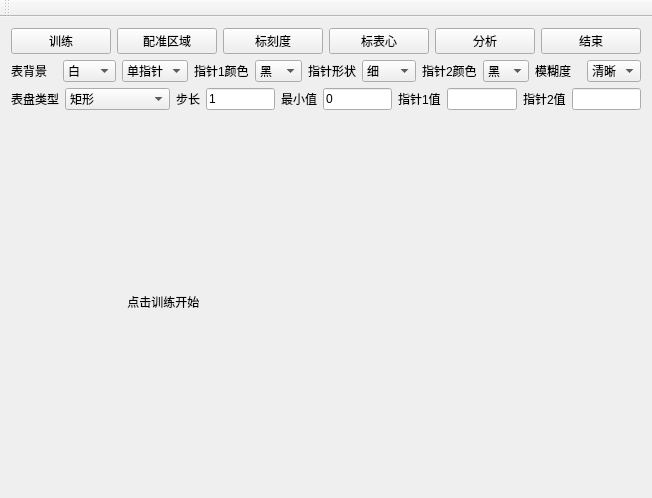
<?xml version="1.0" encoding="UTF-8"?>
<ui version="4.0">
 <class>testguiClass</class>
 <widget class="QMainWindow" name="testguiClass">
  <property name="geometry">
   <rect>
    <x>0</x>
    <y>0</y>
    <width>652</width>
    <height>498</height>
   </rect>
  </property>
  <property name="windowTitle">
   <string>testgui</string>
  </property>
  <widget class="QWidget" name="centralWidget">
   <property name="sizePolicy">
    <sizepolicy hsizetype="Expanding" vsizetype="Expanding">
     <horstretch>0</horstretch>
     <verstretch>0</verstretch>
    </sizepolicy>
   </property>
   <layout class="QVBoxLayout" name="verticalLayout">
    <item>
     <layout class="QGridLayout" name="gridLayout_3">
      <item row="0" column="4">
       <widget class="QPushButton" name="fenxi">
        <property name="sizePolicy">
         <sizepolicy hsizetype="Minimum" vsizetype="Fixed">
          <horstretch>0</horstretch>
          <verstretch>0</verstretch>
         </sizepolicy>
        </property>
        <property name="text">
         <string>分析</string>
        </property>
       </widget>
      </item>
      <item row="0" column="1">
       <widget class="QPushButton" name="Push_start">
        <property name="text">
         <string>配准区域</string>
        </property>
       </widget>
      </item>
      <item row="0" column="2">
       <widget class="QPushButton" name="Push_process">
        <property name="text">
         <string>标刻度</string>
        </property>
       </widget>
      </item>
      <item row="0" column="3">
       <widget class="QPushButton" name="biaoxin">
        <property name="text">
         <string>标表心</string>
        </property>
       </widget>
      </item>
      <item row="0" column="0">
       <widget class="QPushButton" name="xunlian">
        <property name="text">
         <string>训练</string>
        </property>
       </widget>
      </item>
      <item row="0" column="5">
       <widget class="QPushButton" name="end">
        <property name="text">
         <string>结束</string>
        </property>
       </widget>
      </item>
     </layout>
    </item>
    <item>
     <layout class="QGridLayout" name="gridLayout_2">
      <item row="0" column="0">
       <widget class="QLabel" name="label_5">
        <property name="text">
         <string>表背景</string>
        </property>
       </widget>
      </item>
      <item row="0" column="1">
       <widget class="QComboBox" name="beijing">
        <item>
         <property name="text">
          <string>白</string>
         </property>
        </item>
        <item>
         <property name="text">
          <string>非白</string>
         </property>
        </item>
       </widget>
      </item>
      <item row="0" column="2">
       <widget class="QComboBox" name="zhizhenshu">
        <item>
         <property name="text">
          <string>单指针</string>
         </property>
        </item>
        <item>
         <property name="text">
          <string>双指针</string>
         </property>
        </item>
       </widget>
      </item>
      <item row="0" column="3">
       <widget class="QLabel" name="label_3">
        <property name="text">
         <string>指针1颜色</string>
        </property>
       </widget>
      </item>
      <item row="0" column="4">
       <widget class="QComboBox" name="color1">
        <item>
         <property name="text">
          <string>黑</string>
         </property>
        </item>
        <item>
         <property name="text">
          <string>白</string>
         </property>
        </item>
        <item>
         <property name="text">
          <string>红</string>
         </property>
        </item>
        <item>
         <property name="text">
          <string>黄</string>
         </property>
        </item>
       </widget>
      </item>
      <item row="0" column="5">
       <widget class="QLabel" name="label_6">
        <property name="text">
         <string>指针形状</string>
        </property>
       </widget>
      </item>
      <item row="0" column="6">
       <widget class="QComboBox" name="xingzhuang">
        <item>
         <property name="text">
          <string>细</string>
         </property>
        </item>
        <item>
         <property name="text">
          <string>正常</string>
         </property>
        </item>
       </widget>
      </item>
      <item row="0" column="7">
       <widget class="QLabel" name="label_4">
        <property name="text">
         <string>指针2颜色</string>
        </property>
       </widget>
      </item>
      <item row="0" column="8">
       <widget class="QComboBox" name="color2">
        <item>
         <property name="text">
          <string>黑</string>
         </property>
        </item>
        <item>
         <property name="text">
          <string>白</string>
         </property>
        </item>
        <item>
         <property name="text">
          <string>红</string>
         </property>
        </item>
        <item>
         <property name="text">
          <string>黄</string>
         </property>
        </item>
       </widget>
      </item>
      <item row="0" column="9">
       <widget class="QLabel" name="label_8">
        <property name="text">
         <string>模糊度</string>
        </property>
       </widget>
      </item>
      <item row="0" column="10">
       <widget class="QComboBox" name="qufendu">
        <item>
         <property name="text">
          <string>清晰</string>
         </property>
        </item>
        <item>
         <property name="text">
          <string>模糊</string>
         </property>
        </item>
        <item>
         <property name="text">
          <string>其它</string>
         </property>
        </item>
       </widget>
      </item>
     </layout>
    </item>
    <item>
     <layout class="QGridLayout" name="gridLayout">
      <item row="0" column="8">
       <widget class="QLabel" name="label_10">
        <property name="text">
         <string>指针2值</string>
        </property>
       </widget>
      </item>
      <item row="0" column="1">
       <widget class="QComboBox" name="leixing">
        <item>
         <property name="text">
          <string>矩形</string>
         </property>
        </item>
        <item>
         <property name="text">
          <string>圆形</string>
         </property>
        </item>
        <item>
         <property name="text">
          <string>圆环</string>
         </property>
        </item>
        <item>
         <property name="text">
          <string>圆环+矩形</string>
         </property>
        </item>
        <item>
         <property name="text">
          <string>圆形+矩形</string>
         </property>
        </item>
        <item>
         <property name="text">
          <string>圆形+2个矩形</string>
         </property>
        </item>
        <item>
         <property name="text">
          <string>圆形+3个矩形</string>
         </property>
        </item>
        <item>
         <property name="text">
          <string>其它</string>
         </property>
        </item>
       </widget>
      </item>
      <item row="0" column="5">
       <widget class="QLineEdit" name="zuixiaozhi">
        <property name="sizePolicy">
         <sizepolicy hsizetype="Expanding" vsizetype="Fixed">
          <horstretch>0</horstretch>
          <verstretch>0</verstretch>
         </sizepolicy>
        </property>
        <property name="text">
         <string>0</string>
        </property>
       </widget>
      </item>
      <item row="0" column="4">
       <widget class="QLabel" name="label_2">
        <property name="text">
         <string>最小值</string>
        </property>
        <property name="buddy">
         <cstring>zuixiaozhi</cstring>
        </property>
       </widget>
      </item>
      <item row="0" column="7">
       <widget class="QLineEdit" name="result"/>
      </item>
      <item row="0" column="3">
       <widget class="QLineEdit" name="buchang">
        <property name="toolTip">
         <string>&lt;html&gt;&lt;head/&gt;&lt;body&gt;&lt;p&gt;&lt;br/&gt;&lt;/p&gt;&lt;/body&gt;&lt;/html&gt;</string>
        </property>
        <property name="text">
         <string>1</string>
        </property>
       </widget>
      </item>
      <item row="0" column="6">
       <widget class="QLabel" name="label_9">
        <property name="text">
         <string>指针1值</string>
        </property>
       </widget>
      </item>
      <item row="0" column="2">
       <widget class="QLabel" name="label">
        <property name="text">
         <string>步长</string>
        </property>
        <property name="buddy">
         <cstring>buchang</cstring>
        </property>
       </widget>
      </item>
      <item row="0" column="0">
       <widget class="QLabel" name="label_7">
        <property name="text">
         <string>表盘类型</string>
        </property>
       </widget>
      </item>
      <item row="0" column="9">
       <widget class="QLineEdit" name="result2"/>
      </item>
     </layout>
    </item>
    <item>
     <widget class="QLabel" name="pic_1">
      <property name="sizePolicy">
       <sizepolicy hsizetype="Expanding" vsizetype="Expanding">
        <horstretch>0</horstretch>
        <verstretch>0</verstretch>
       </sizepolicy>
      </property>
      <property name="minimumSize">
       <size>
        <width>291</width>
        <height>241</height>
       </size>
      </property>
      <property name="text">
       <string>                                   点击训练开始</string>
      </property>
      <property name="scaledContents">
       <bool>true</bool>
      </property>
     </widget>
    </item>
   </layout>
  </widget>
  <widget class="QMenuBar" name="menuBar">
   <property name="geometry">
    <rect>
     <x>0</x>
     <y>0</y>
     <width>652</width>
     <height>23</height>
    </rect>
   </property>
  </widget>
  <widget class="QToolBar" name="mainToolBar">
   <attribute name="toolBarArea">
    <enum>TopToolBarArea</enum>
   </attribute>
   <attribute name="toolBarBreak">
    <bool>false</bool>
   </attribute>
  </widget>
 </widget>
 <layoutdefault spacing="6" margin="11"/>
 <resources>
  <include location="testgui.qrc"/>
 </resources>
 <connections>
  <connection>
   <sender>biaoxin</sender>
   <signal>clicked()</signal>
   <receiver>testguiClass</receiver>
   <slot>flag3()</slot>
   <hints>
    <hint type="sourcelabel">
     <x>390</x>
     <y>67</y>
    </hint>
    <hint type="destinationlabel">
     <x>522</x>
     <y>202</y>
    </hint>
   </hints>
  </connection>
  <connection>
   <sender>Push_start</sender>
   <signal>clicked()</signal>
   <receiver>testguiClass</receiver>
   <slot>flag1()</slot>
   <hints>
    <hint type="sourcelabel">
     <x>197</x>
     <y>67</y>
    </hint>
    <hint type="destinationlabel">
     <x>327</x>
     <y>190</y>
    </hint>
   </hints>
  </connection>
  <connection>
   <sender>Push_process</sender>
   <signal>clicked()</signal>
   <receiver>testguiClass</receiver>
   <slot>flag2()</slot>
   <hints>
    <hint type="sourcelabel">
     <x>293</x>
     <y>67</y>
    </hint>
    <hint type="destinationlabel">
     <x>450</x>
     <y>191</y>
    </hint>
   </hints>
  </connection>
  <connection>
   <sender>zhizhenshu</sender>
   <signal>activated(int)</signal>
   <receiver>testguiClass</receiver>
   <slot>zhizhennum()</slot>
   <hints>
    <hint type="sourcelabel">
     <x>168</x>
     <y>95</y>
    </hint>
    <hint type="destinationlabel">
     <x>75</x>
     <y>142</y>
    </hint>
   </hints>
  </connection>
  <connection>
   <sender>zuixiaozhi</sender>
   <signal>editingFinished()</signal>
   <receiver>testguiClass</receiver>
   <slot>minnum()</slot>
   <hints>
    <hint type="sourcelabel">
     <x>389</x>
     <y>123</y>
    </hint>
    <hint type="destinationlabel">
     <x>359</x>
     <y>155</y>
    </hint>
   </hints>
  </connection>
  <connection>
   <sender>buchang</sender>
   <signal>editingFinished()</signal>
   <receiver>testguiClass</receiver>
   <slot>buchang()</slot>
   <hints>
    <hint type="sourcelabel">
     <x>269</x>
     <y>123</y>
    </hint>
    <hint type="destinationlabel">
     <x>213</x>
     <y>150</y>
    </hint>
   </hints>
  </connection>
  <connection>
   <sender>color1</sender>
   <signal>activated(int)</signal>
   <receiver>testguiClass</receiver>
   <slot>color1()</slot>
   <hints>
    <hint type="sourcelabel">
     <x>272</x>
     <y>95</y>
    </hint>
    <hint type="destinationlabel">
     <x>562</x>
     <y>70</y>
    </hint>
   </hints>
  </connection>
  <connection>
   <sender>color2</sender>
   <signal>activated(int)</signal>
   <receiver>testguiClass</receiver>
   <slot>color2()</slot>
   <hints>
    <hint type="sourcelabel">
     <x>486</x>
     <y>95</y>
    </hint>
    <hint type="destinationlabel">
     <x>518</x>
     <y>111</y>
    </hint>
   </hints>
  </connection>
  <connection>
   <sender>beijing</sender>
   <signal>activated(int)</signal>
   <receiver>testguiClass</receiver>
   <slot>withe()</slot>
   <hints>
    <hint type="sourcelabel">
     <x>100</x>
     <y>95</y>
    </hint>
    <hint type="destinationlabel">
     <x>90</x>
     <y>123</y>
    </hint>
   </hints>
  </connection>
  <connection>
   <sender>xingzhuang</sender>
   <signal>activated(int)</signal>
   <receiver>testguiClass</receiver>
   <slot>xingzhuang()</slot>
   <hints>
    <hint type="sourcelabel">
     <x>382</x>
     <y>95</y>
    </hint>
    <hint type="destinationlabel">
     <x>387</x>
     <y>120</y>
    </hint>
   </hints>
  </connection>
  <connection>
   <sender>leixing</sender>
   <signal>activated(int)</signal>
   <receiver>testguiClass</receiver>
   <slot>leixing()</slot>
   <hints>
    <hint type="sourcelabel">
     <x>161</x>
     <y>123</y>
    </hint>
    <hint type="destinationlabel">
     <x>597</x>
     <y>78</y>
    </hint>
   </hints>
  </connection>
  <connection>
   <sender>qufendu</sender>
   <signal>activated(int)</signal>
   <receiver>testguiClass</receiver>
   <slot>qufendu()</slot>
   <hints>
    <hint type="sourcelabel">
     <x>641</x>
     <y>95</y>
    </hint>
    <hint type="destinationlabel">
     <x>630</x>
     <y>135</y>
    </hint>
   </hints>
  </connection>
  <connection>
   <sender>fenxi</sender>
   <signal>clicked()</signal>
   <receiver>testguiClass</receiver>
   <slot>fenxi()</slot>
   <hints>
    <hint type="sourcelabel">
     <x>487</x>
     <y>67</y>
    </hint>
    <hint type="destinationlabel">
     <x>184</x>
     <y>84</y>
    </hint>
   </hints>
  </connection>
  <connection>
   <sender>xunlian</sender>
   <signal>clicked()</signal>
   <receiver>testguiClass</receiver>
   <slot>start()</slot>
   <hints>
    <hint type="sourcelabel">
     <x>100</x>
     <y>67</y>
    </hint>
    <hint type="destinationlabel">
     <x>23</x>
     <y>92</y>
    </hint>
   </hints>
  </connection>
  <connection>
   <sender>result</sender>
   <signal>returnPressed()</signal>
   <receiver>testguiClass</receiver>
   <slot>result()</slot>
   <hints>
    <hint type="sourcelabel">
     <x>515</x>
     <y>123</y>
    </hint>
    <hint type="destinationlabel">
     <x>522</x>
     <y>152</y>
    </hint>
   </hints>
  </connection>
  <connection>
   <sender>end</sender>
   <signal>clicked()</signal>
   <receiver>testguiClass</receiver>
   <slot>close()</slot>
   <hints>
    <hint type="sourcelabel">
     <x>641</x>
     <y>67</y>
    </hint>
    <hint type="destinationlabel">
     <x>562</x>
     <y>125</y>
    </hint>
   </hints>
  </connection>
 </connections>
 <slots>
  <slot>start()</slot>
  <slot>peocess()</slot>
  <slot>flag1()</slot>
  <slot>flag2()</slot>
  <slot>withe()</slot>
  <slot>minnum()</slot>
  <slot>buchang()</slot>
  <slot>flag3()</slot>
  <slot>zhizhennum()</slot>
  <slot>color1()</slot>
  <slot>color2()</slot>
  <slot>xingzhuang()</slot>
  <slot>leixing()</slot>
  <slot>qufendu()</slot>
  <slot>fenxi()</slot>
  <slot>result()</slot>
  <slot>result1()</slot>
 </slots>
</ui>
